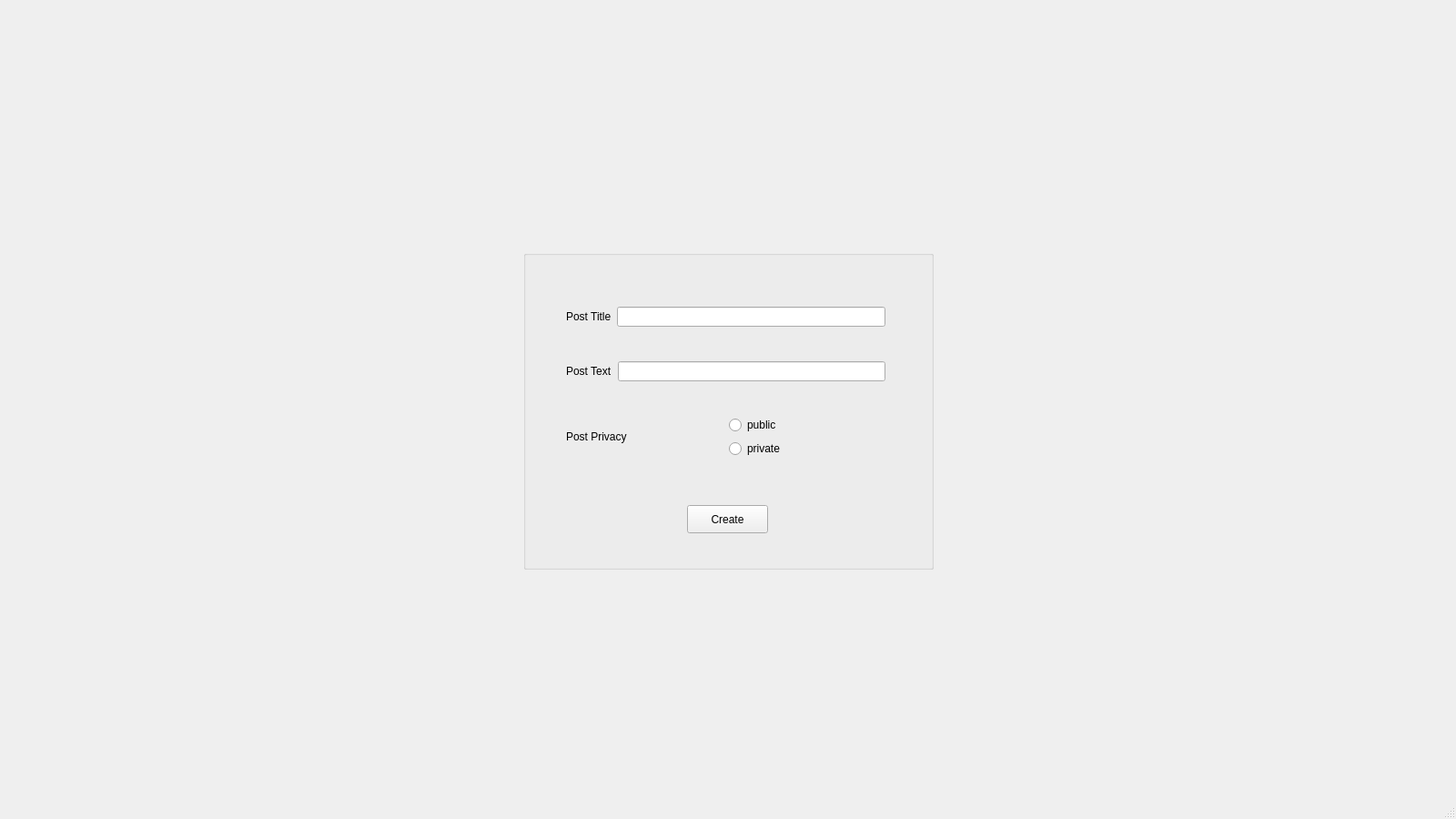
<?xml version="1.0" encoding="UTF-8"?>
<ui version="4.0">
 <class>CreatePostWindow</class>
 <widget class="QMainWindow" name="CreatePostWindow">
  <property name="geometry">
   <rect>
    <x>0</x>
    <y>0</y>
    <width>1600</width>
    <height>900</height>
   </rect>
  </property>
  <property name="windowTitle">
   <string>MainWindow</string>
  </property>
  <widget class="QWidget" name="centralwidget">
   <widget class="QGroupBox" name="user_groupBox">
    <property name="geometry">
     <rect>
      <x>575</x>
      <y>275</y>
      <width>451</width>
      <height>351</height>
     </rect>
    </property>
    <property name="title">
     <string/>
    </property>
    <widget class="QPushButton" name="create_pushButton">
     <property name="geometry">
      <rect>
       <x>180</x>
       <y>280</y>
       <width>89</width>
       <height>31</height>
      </rect>
     </property>
     <property name="text">
      <string>Create</string>
     </property>
    </widget>
    <widget class="QWidget" name="layoutWidget_2">
     <property name="geometry">
      <rect>
       <x>47</x>
       <y>30</y>
       <width>351</width>
       <height>231</height>
      </rect>
     </property>
     <layout class="QVBoxLayout" name="verticalLayout_2">
      <item>
       <layout class="QHBoxLayout" name="horizontalLayout_5">
        <item>
         <widget class="QLabel" name="post_title_label">
          <property name="text">
           <string>Post Title</string>
          </property>
         </widget>
        </item>
        <item>
         <widget class="QLineEdit" name="post_title_lineEdit"/>
        </item>
       </layout>
      </item>
      <item>
       <layout class="QHBoxLayout" name="horizontalLayout_6">
        <item>
         <widget class="QLabel" name="post_text_label">
          <property name="text">
           <string>Post Text</string>
          </property>
         </widget>
        </item>
        <item>
         <widget class="QLineEdit" name="post_text_lineEdit"/>
        </item>
       </layout>
      </item>
      <item>
       <layout class="QHBoxLayout" name="horizontalLayout_8">
        <item>
         <widget class="QLabel" name="visibility_label">
          <property name="text">
           <string>Post Privacy</string>
          </property>
         </widget>
        </item>
        <item>
         <layout class="QVBoxLayout" name="verticalLayout_3">
          <item>
           <widget class="QRadioButton" name="public_radioButton">
            <property name="text">
             <string>public</string>
            </property>
           </widget>
          </item>
          <item>
           <widget class="QRadioButton" name="private_radioButton">
            <property name="text">
             <string>private</string>
            </property>
           </widget>
          </item>
         </layout>
        </item>
       </layout>
      </item>
     </layout>
    </widget>
   </widget>
  </widget>
  <widget class="QStatusBar" name="statusbar"/>
 </widget>
 <resources/>
 <connections/>
</ui>
